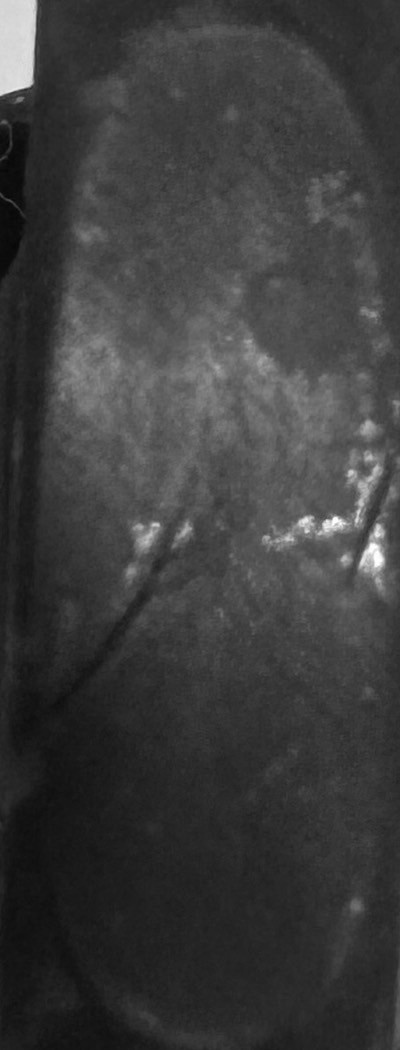
#> input picture Data/cutting_5_0.jpg, 400 x 1050 px
$ python Apply_origin.py
#> lines starting #> are read from the running program, lines starting #| are printed output that depends on the picture; after the words box and inside, x2 and y2 are one past the last pixel; in counts of white or black regions, pixels touching at a corner belong together
import cv2
import cv2 as cv
import numpy

# 距離閾值
distance_threshold = 12
center_width = 400
center_height = 800

def calculate_min_distance(rect1, rect2):
    x1, y1, w1, h1 = rect1
    x2, y2, w2, h2 = rect2

    # 水平距離
    horizontal_distance = max(x1, x2) - min(w1, w2)
    # print(horizontal_distance)
    # 垂直距離
    vertical_distance = max(y1, y2) - min(h1, h2)
    # print(vertical_distance)

    # 返回歐幾里得距離
    # print((horizontal_distance**2 + vertical_distance**2)**0.5)
    return (horizontal_distance ** 2 + vertical_distance ** 2) ** 0.5
def merge_rects(rects, distance_threshold):
    merged_rects = []
    for rect in rects:
        # 如果還沒有合併的矩形，直接添加
        if not merged_rects:
            merged_rects.append(rect)
            continue

        # 計算距離，決定是否合併
        merge_with = -1
        for i, merged_rect in enumerate(merged_rects):
            if calculate_min_distance(rect, merged_rect) <= distance_threshold:
                merge_with = i
                break

        # 如果找到合併對象，合併矩形
        if merge_with >= 0:
            x1, y1, w1, h1 = merged_rects[merge_with]
            x2, y2, w2, h2 = rect

            new_x = min(x1, x2)
            new_y = min(y1, y2)
            new_w = max(x1 + w1, x2 + w2) - new_x
            new_h = max(y1 + h1, y2 + h2) - new_y

            merged_rects[merge_with] = (new_x, new_y, new_w, new_h)
        else:
            merged_rects.append(rect)

    return merged_rects
def preprocess(img):
    image_blur = cv.GaussianBlur(img, (5, 5), 2)
    gray_img2 = cv.cvtColor(image_blur, cv.COLOR_BGR2GRAY)

    threshold = 60
    img_transformed = numpy.where(gray_img2 < threshold, gray_img2, 60)
    img_transformed = numpy.clip(img_transformed, 0, 255)
    img_transformed = img_transformed.astype(numpy.uint8)

    # 做侵蝕
    kernel = cv.getStructuringElement(cv.MORPH_RECT, (5, 5))
    img_erode = cv.erode(img_transformed, kernel)

    # 做膨脹
    kernel = cv.getStructuringElement(cv.MORPH_RECT, (5, 5))
    img_dilate = cv.dilate(img_erode, kernel)

    # 二值法
    binaryimg = cv.adaptiveThreshold(img_dilate, 255, cv.ADAPTIVE_THRESH_GAUSSIAN_C, cv.THRESH_BINARY_INV, 11, 2)

    dilate_kernel = cv.getStructuringElement(cv.MORPH_RECT, (5, 5))
    img_dilate = cv.dilate(binaryimg, dilate_kernel)

    erode_kernel = cv.getStructuringElement(cv.MORPH_RECT, (5, 5))
    img_erode = cv.erode(img_dilate, erode_kernel, iterations=2)
    dilate_kernel2 = cv.getStructuringElement(cv.MORPH_RECT, (3, 3))
    img_dilate2 = cv.dilate(img_erode, dilate_kernel2, iterations=7)

    contours, _ = cv.findContours(img_dilate2, cv.RETR_EXTERNAL, cv.CHAIN_APPROX_SIMPLE)
    # 儲存所有矩形的列表
    rectangles = []

    # 找到輪廓並添加到矩形列表
    for contour in contours:
        if cv.contourArea(contour) > 100:
            x, y, w, h = cv.boundingRect(contour)
            rectangles.append((x, y, x + w, y + h))
    merged_rects = merge_rects(rectangles, distance_threshold)

    for i, (x1, y1, x2, y2) in enumerate(merged_rects):
        text = str(i + 1)
        cv.rectangle(img, (x1, y1), (x2, y2), (0, 0, 255), 2)
        cv.putText(img, text, (x1, y1), cv.FONT_HERSHEY_COMPLEX, 0.5, (0, 0, 0), 1)
    crack_num = len(merged_rects)
    return img, crack_num
def capture_frame():
    image = cv2.imread("./Data/cutting_5_0.jpg")
#> image is the input picture: shape (1050, 400, 3); min 6, max 255, mean 60.5
    image = cv2.resize(image, (center_width, center_height))
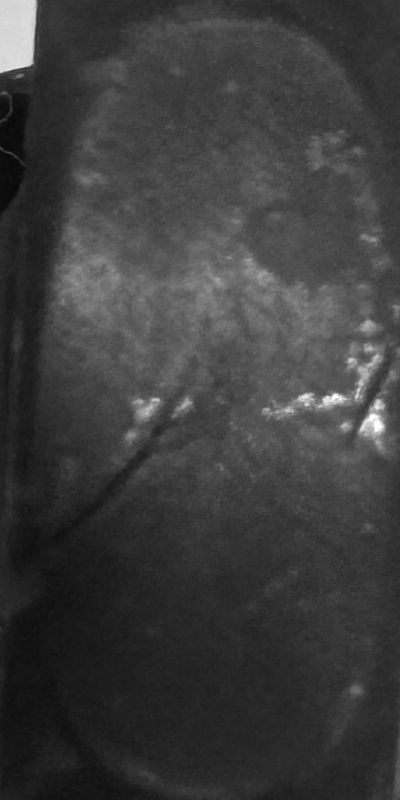
#> image: shape (800, 400, 3); min 7, max 255, mean 60.5
    result = preprocess(image)
#> in preprocess, `img_transformed = numpy.where(gray_img2 < threshold, gray_img2, 60)`:
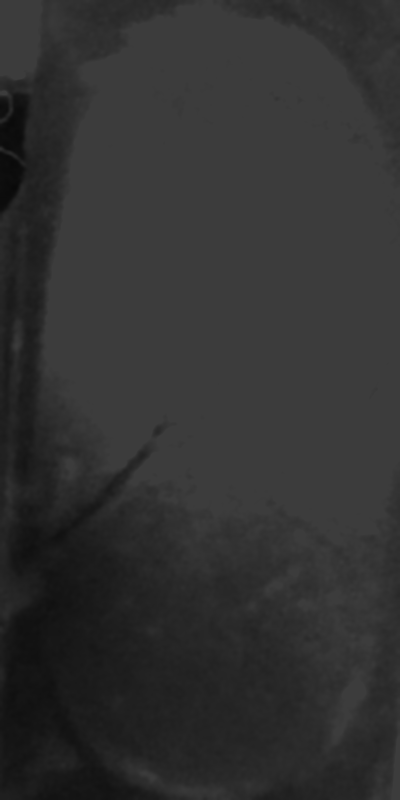
#> img_transformed: shape (800, 400); min 9, max 60, mean 49.4
#> in preprocess, `binaryimg = cv.adaptiveThreshold(img_dilate, 255, cv.ADAPTIVE_THRESH_G..`:
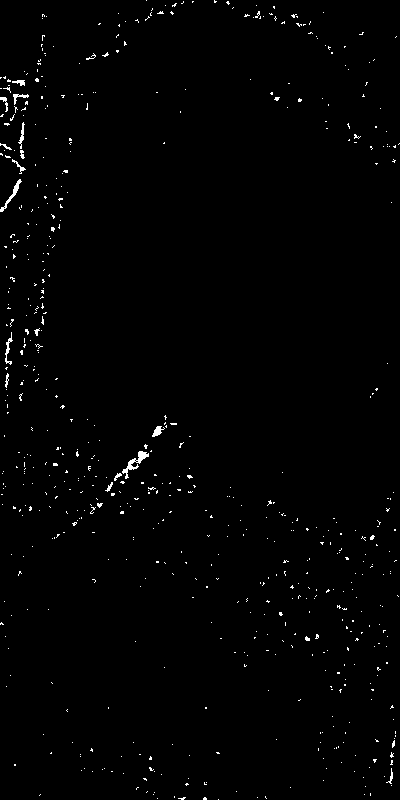
#> binaryimg: shape (800, 400); 0.98% white in thin lines or dots
#> in preprocess, `img_dilate = cv.dilate(binaryimg, dilate_kernel)`:
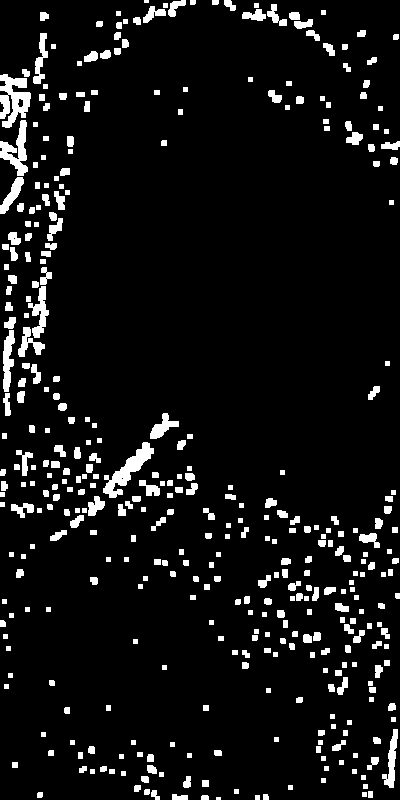
#> img_dilate: shape (800, 400); 7.2% white; 393 white regions (2 under 20 px), largest, box (x1, y1, x2, y2) and area: (0, 74, 31, 128) 993, (103, 442, 154, 498) 916, (0, 120, 28, 176) 707
#> in preprocess, `img_erode = cv.erode(img_dilate, erode_kernel, iterations=2)`:
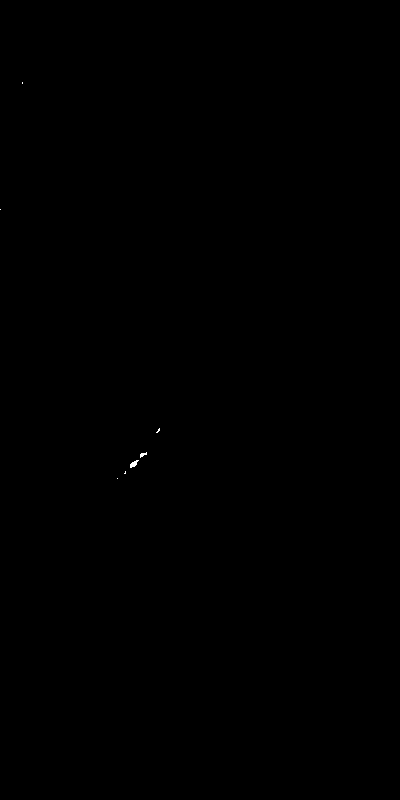
#> img_erode: shape (800, 400); 0.02% white; 7 white regions (5 under 20 px), largest, box (x1, y1, x2, y2) and area: (130, 460, 139, 468) 38, (140, 452, 147, 458) 22
#> in preprocess, `img_dilate2 = cv.dilate(img_erode, dilate_kernel2, iterations=7)`:
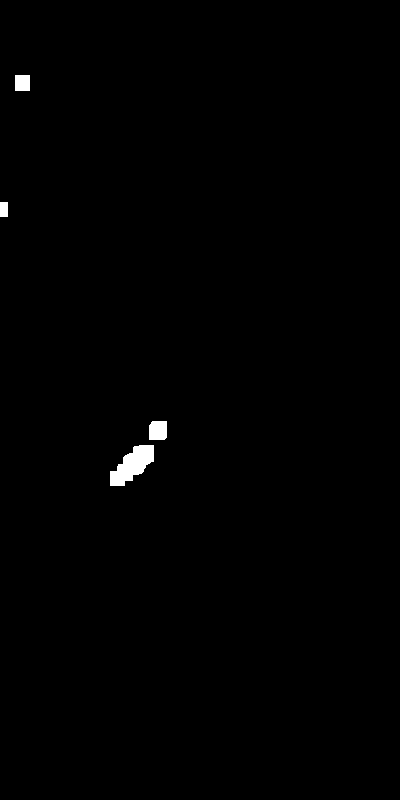
#> img_dilate2: shape (800, 400); 0.53% white; 4 white regions
#> in preprocess, `contours, _ = cv.findContours(img_dilate2, cv.RETR_EXTERNAL, cv.CHAIN_..`: contours = 4 contours; box (x1, y1, x2, y2) and area: (110, 445, 154, 486) 948, (149, 421, 167, 440) 298, (15, 75, 30, 91) 210, (0, 202, 8, 217) 98
#> the loop in preprocess, `for contour in contours:` made 4 passes
#> (contour, x, y, w, h) on pass 4: ([[15, 75], [15, 90], [29, 90], [29, 75]], 15, 75, 15, 16)
#> (x, y, w, h) on passes 1 to 2: (110, 445, 44, 41), (149, 421, 18, 19)
#> after the loop in preprocess, `for contour in contours:`: rectangles = [(110, 445, 154, 486), (149, 421, 167, 440), (15, 75, 30, 91)]
#> the loop in merge_rects, `for rect in rects:` made 3 passes
#> after the loop in merge_rects, `for rect in rects:`: merged_rects = [(110, 421, 206, 510), (15, 75, 30, 91)]
#> the loop in preprocess, `for i, (x1, y1, x2, y2) in enumerate(merged_rects):` made 2 passes
#> (x1, y1, x2, y2, text) on passes 1 to 2: (110, 421, 206, 510, '1'), (15, 75, 30, 91, '2')
#> after the loop in preprocess, `for i, (x1, y1, x2, y2) in enumerate(merged_rects):`:
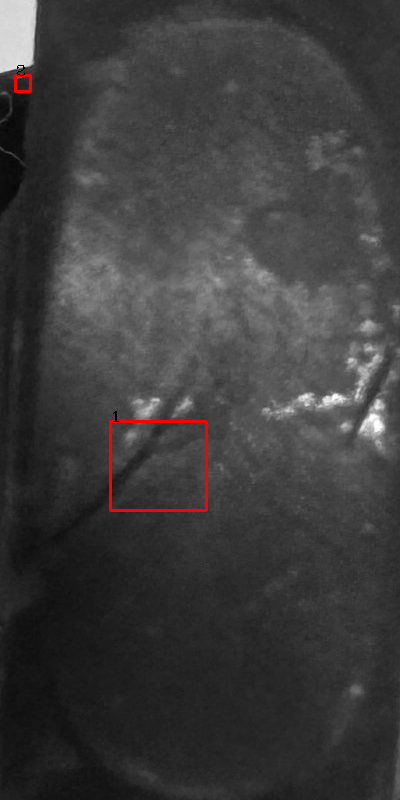
#> img: shape (800, 400, 3); 0.42% of pixels changed, all inside (x1, y1, x2, y2) = (14, 65, 208, 512)
#> in preprocess, `crack_num = len(merged_rects)`: crack_num = 2
    print('裂縫數：%s' % str(result[1]))
#| 裂縫數：2
    cv2.imshow('Frame', result[0])
    cv2.imwrite("./Result/labelResult_cutting5.png", result[0])


if __name__ == "__main__":
    capture_frame()

$ run again, with Data/cutting_2_0.jpg copied over Data/cutting_5_0.jpg
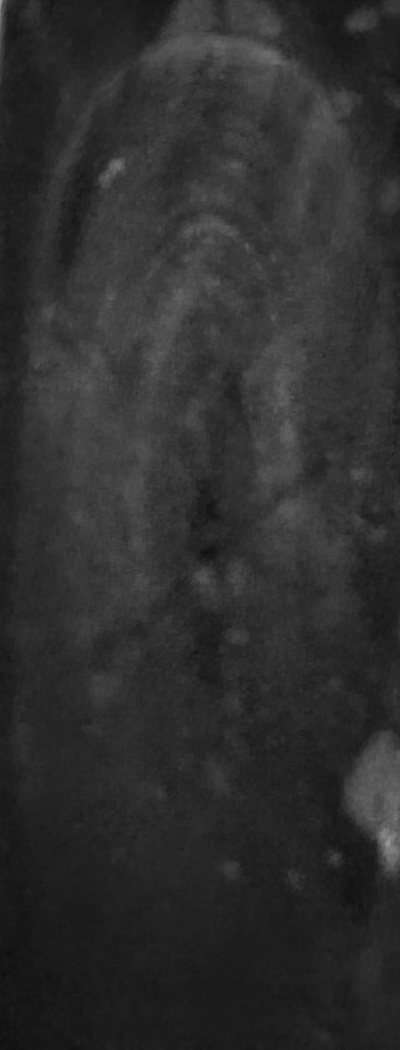
#> input picture Data/cutting_2_0.jpg, 400 x 1050 px
#> in capture_frame, image is the input picture: shape (1050, 400, 3); min 15, max 157, mean 46.4
#> image: shape (800, 400, 3)
#> in preprocess, `binaryimg = cv.adaptiveThreshold(img_dilate, 255, cv.ADAPTIVE_THRESH_G..`:
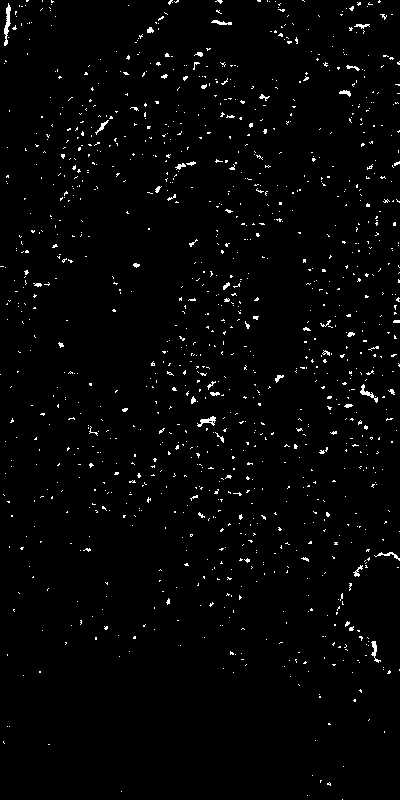
#> binaryimg: shape (800, 400); 1.9% white in thin lines or dots
#> img_dilate2: shape (800, 400); 0.65% white; 9 white regions
#> contours = 9 contours; largest, box (x1, y1, x2, y2) and area: (0, 18, 21, 35) 309, (203, 412, 220, 428) 238, (363, 636, 381, 651) 238, (251, 180, 266, 196) 210, (344, 621, 359, 636) 196
#> the loop in preprocess, `for contour in contours:` made 9 passes
#> (contour, x, y, w, h) on passes 1, 2, 3, 5, 6, 7: ([[363, 636], [363, 650], [380, 650], [380, 636]], 363, 636, 18, 15), ([[344, 621], [344, 635], [358, 635], [358, 621]], 344, 621, 15, 15), ([[350, 566], [350, 580], [364, 580], [364, 566]], 350, 566, 15, 15), ([[318, 346], [318, 360], [332, 360], [332, 346]], 318, 346, 15, 15), ([[391, 292], [391, 306], [399, 306], [399, 292]], 391, 292, 9, 15), ([[251, 180], [251, 195], [265, 195], [265, 180]], 251, 180, 15, 16)
#> after the loop in preprocess, `for contour in contours:`: rectangles = [(363, 636, 381, 651), (344, 621, 359, 636), (350, 566, 365, 581), (203, 412, 220, 428), (318, 346, 333, 361), (391, 292, 400, 307), (251, 180, 266, 196), (0, 18, 21, 35), (163, 0, 182, 8)]
#> the loop in merge_rects, `for rect in rects:` made 9 passes
#> after the loop in merge_rects, `for rect in rects:`: merged_rects = [(344, 621, 400, 666), (350, 566, 365, 581), (203, 412, 220, 428), (318, 346, 333, 361), (391, 292, 400, 307), (251, 180, 266, 196), (0, 18, 21, 35), (163, 0, 182, 8)]
#> the loop in preprocess, `for i, (x1, y1, x2, y2) in enumerate(merged_rects):` made 8 passes
#> (x1, y1, x2, y2, text) on passes 1 to 8: (344, 621, 400, 666, '1'), (350, 566, 365, 581, '2'), (203, 412, 220, 428, '3'), (318, 346, 333, 361, '4'), (391, 292, 400, 307, '5'), (251, 180, 266, 196, '6'), (0, 18, 21, 35, '7'), (163, 0, 182, 8, '8')
#> after the loop in preprocess, `for i, (x1, y1, x2, y2) in enumerate(merged_rects):`:
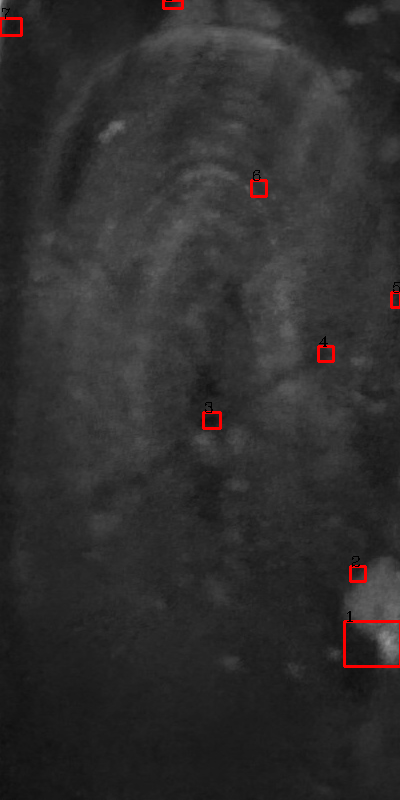
#> img: shape (800, 400, 3); mean B, G, R 46.1, 46.1, 47.4
#> crack_num = 8
#| 裂縫數：8

$ run again, with Data/cutting_3_0.jpg copied over Data/cutting_5_0.jpg
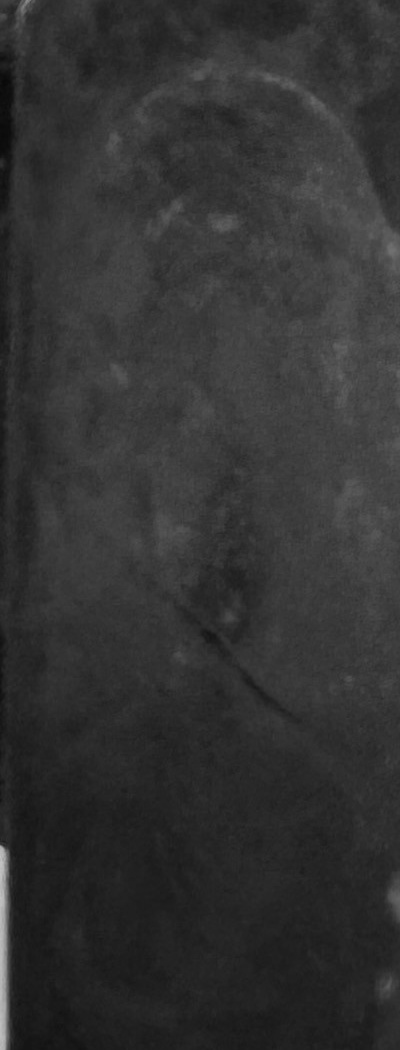
#> input picture Data/cutting_3_0.jpg, 400 x 1050 px
#> in capture_frame, image is the input picture: shape (1050, 400, 3); min 9, max 196, mean 50.4
#> image: shape (800, 400, 3)
#> binaryimg: shape (800, 400); 1.5% white in thin lines or dots
#> img_dilate2: shape (800, 400); 1% white; 12 white regions
#> contours = 12 contours; largest, box (x1, y1, x2, y2) and area: (198, 475, 220, 493) 338, (1, 110, 17, 134) 333, (4, 0, 19, 22) 294, (6, 751, 21, 771) 266, (7, 776, 22, 794) 238
#> the loop in preprocess, `for contour in contours:` made 12 passes
#> (contour, x, y, w, h) on passes 1, 2, 3, 4, 5, 7, 9: ([[7, 776], [7, 793], [21, 793], [21, 776]], 7, 776, 15, 18), ([[6, 751], [6, 770], [20, 770], [20, 751]], 6, 751, 15, 20), ([[6, 702], [6, 718], [20, 718], [20, 702]], 6, 702, 15, 17), ([[7, 681], [7, 696], [21, 696], [21, 681]], 7, 681, 15, 16), ([[6, 640], [6, 655], [20, 655], [20, 640]], 6, 640, 15, 16), ([[0, 480], [0, 495], [7, 495], [7, 480]], 0, 480, 8, 16), ([[0, 322], [0, 343], [7, 343], [7, 322]], 0, 322, 8, 22)
#> after the loop in preprocess, `for contour in contours:`: rectangles = [(7, 776, 22, 794), (6, 751, 21, 771), (6, 702, 21, 719), (7, 681, 22, 697), (6, 640, 21, 656), (239, 510, 256, 526), (0, 480, 8, 496), (198, 475, 220, 493), (0, 322, 8, 344), (1, 110, 17, 134), (0, 52, 16, 68), (4, 0, 19, 22)]
#> the loop in merge_rects, `for rect in rects:` made 12 passes
#> the loop in preprocess, `for i, (x1, y1, x2, y2) in enumerate(merged_rects):` made 12 passes
#> after the loop in preprocess, `for i, (x1, y1, x2, y2) in enumerate(merged_rects):`:
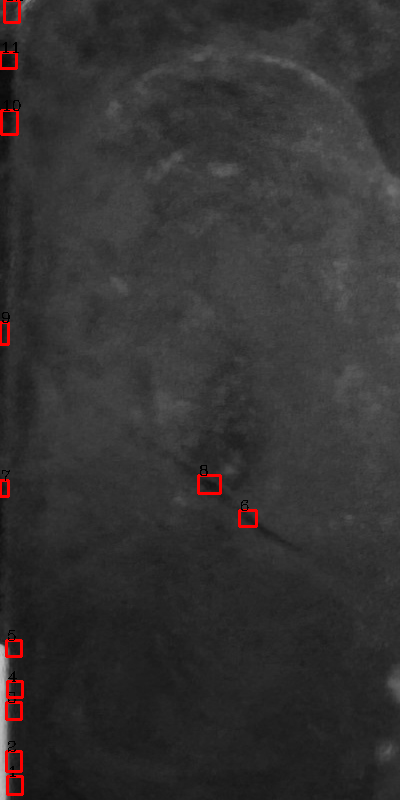
#> img: shape (800, 400, 3); mean B, G, R 49.9, 49.9, 51.6
#| 裂縫數：12
